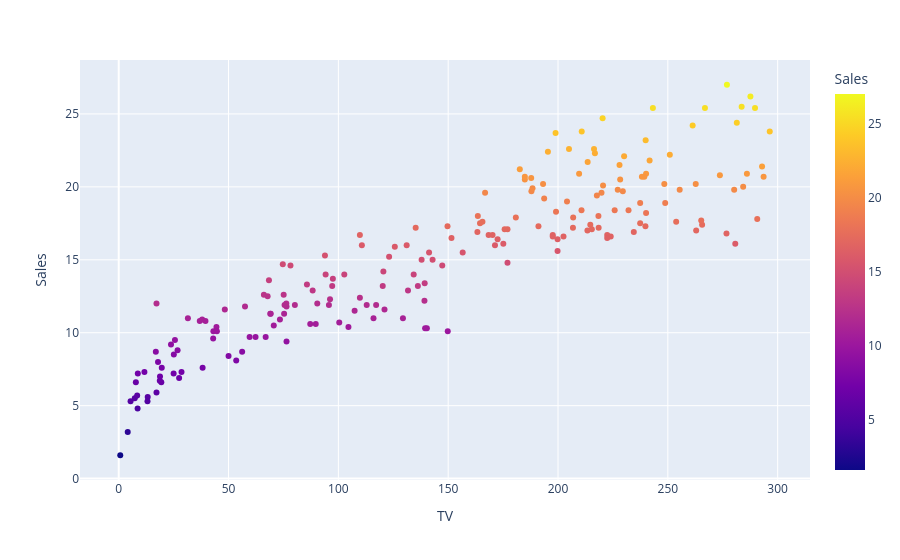

Source (notebook cell):
### Code cell
px.scatter(df,x='TV',y=y,color=y)

### Figure 1 — Plotly figure (JSON) as saved in the notebook; plotly's stock layout.template omitted (floating-point values rounded to 4 significant figures; data arrays with more than 128 entries replaced by an {"elided": "..."} marker saying what was removed)
{"data": [{"hovertemplate": "TV=%{x}<br>Sales=%{marker.color}<extra></extra>", "legendgroup": "", "marker": {"color": {"elided": "200 float values"}, "coloraxis": "coloraxis", "symbol": "circle"}, "mode": "markers", "name": "", "orientation": "v", "showlegend": false, "type": "scatter", "x": {"elided": "200 float values"}, "xaxis": "x", "y": {"elided": "200 float values"}, "yaxis": "y"}], "layout": {"coloraxis": {"colorbar": {"title": {"text": "Sales"}}, "colorscale": [[0, "#0d0887"], [0.1111, "#46039f"], [0.2222, "#7201a8"], [0.3333, "#9c179e"], [0.4444, "#bd3786"], [0.5556, "#d8576b"], [0.6667, "#ed7953"], [0.7778, "#fb9f3a"], [0.8889, "#fdca26"], [1, "#f0f921"]]}, "legend": {"tracegroupgap": 0}, "margin": {"t": 60}, "xaxis": {"anchor": "y", "domain": [0, 1], "title": {"text": "TV"}}, "yaxis": {"anchor": "x", "domain": [0, 1], "title": {"text": "Sales"}}}}
